Frame 1 (no input): blank canvas, image omitted
Frame 60 (no input): blank canvas, image omitted
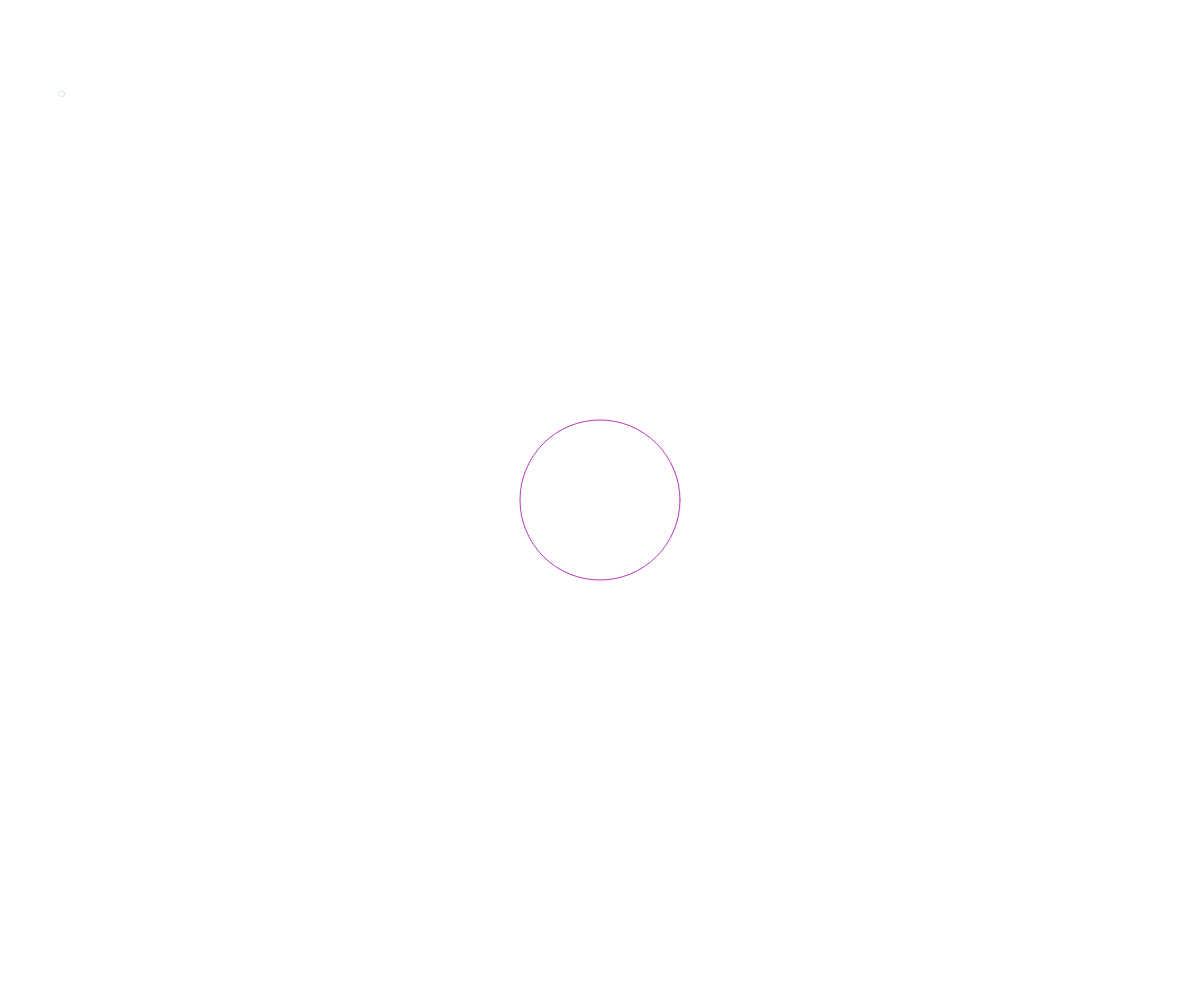
Frame 120 (the mouse pressed at the canvas centre since frame 60)

The p5.js sketch whose frames 1 and 60 were blank and that drew this single picture after the mouse press (run headless with seeded random() and noise() and a simulated clock; from frame 60 on, the mouse is pressed at the canvas centre):

// p5.js sketch
// ── sketch.js
let radius = 20;
let isShrinking = false;
let returnRate = 0;
let wasTouchingLeft = false;
let wasTouchingRight = false;
let wasTouchingTop = false;
let wasTouchingBottom = false;
let circleColor;
let temporaryCircles = [];

function setup() {
  createCanvas(windowWidth, windowHeight);
  frameRate(60);
  noFill();
  stroke(0);
  circleColor = color(0);
}

function draw() {
  background(255);

  let growthRate;

  if (mouseX < width / 2 && mouseY < height / 2) {
    growthRate = 0;
  } else if (mouseX >= width / 2 && mouseY < height / 2) {
    growthRate = 20;
  } else if (mouseX < width / 2 && mouseY >= height / 2) {
    growthRate = 40;
  } else {
    growthRate = 60;
  }

  const radiusChange = growthRate * deltaTime / 1000;

  if (isShrinking) {
    radius = max(20, radius - returnRate * deltaTime / 1000);
    if (radius === 20) {
      isShrinking = false;
    }
  } else {
    radius = min(200, radius + radiusChange);
    if (radius === 200) {
      isShrinking = true;
      returnRate = growthRate;
    }
  }

  const touchingLeft = mouseX - radius <= 0;
  const touchingRight = mouseX + radius >= width;
  const touchingTop = mouseY - radius <= 0;
  const touchingBottom = mouseY + radius >= height;

  if (
    (touchingLeft && !wasTouchingLeft) ||
    (touchingRight && !wasTouchingRight) ||
    (touchingTop && !wasTouchingTop) ||
    (touchingBottom && !wasTouchingBottom)
  ) {
    circleColor = color(random(256), random(256), random(256));

    const circleCount = floor(random(1, 11));
    const createdAt = millis();

    for (let i = 0; i < circleCount; i++) {
      temporaryCircles.push({
        x: mouseX,
        y: mouseY,
        velocityX: random(-80, 80),
        velocityY: random(-80, 80),
        diameter: random(5, 20),
        color: color(random(256), random(256), random(256)),
        createdAt: createdAt
      });
    }
  }

  wasTouchingLeft = touchingLeft;
  wasTouchingRight = touchingRight;
  wasTouchingTop = touchingTop;
  wasTouchingBottom = touchingBottom;

  const currentTime = millis();
  for (let i = temporaryCircles.length - 1; i >= 0; i--) {
    const temporaryCircle = temporaryCircles[i];
    const elapsed = currentTime - temporaryCircle.createdAt;

    if (elapsed >= 3000) {
      temporaryCircles.splice(i, 1);
      continue;
    }

    const fade = 1 - elapsed / 3000;
    stroke(
      red(temporaryCircle.color),
      green(temporaryCircle.color),
      blue(temporaryCircle.color),
      255 * fade
    );
    circle(
      temporaryCircle.x + temporaryCircle.velocityX * elapsed / 1000,
      temporaryCircle.y + temporaryCircle.velocityY * elapsed / 1000,
      temporaryCircle.diameter
    );
  }

  stroke(circleColor);
  circle(mouseX, mouseY, radius * 2);
}

function windowResized() {
  resizeCanvas(windowWidth, windowHeight);
}
